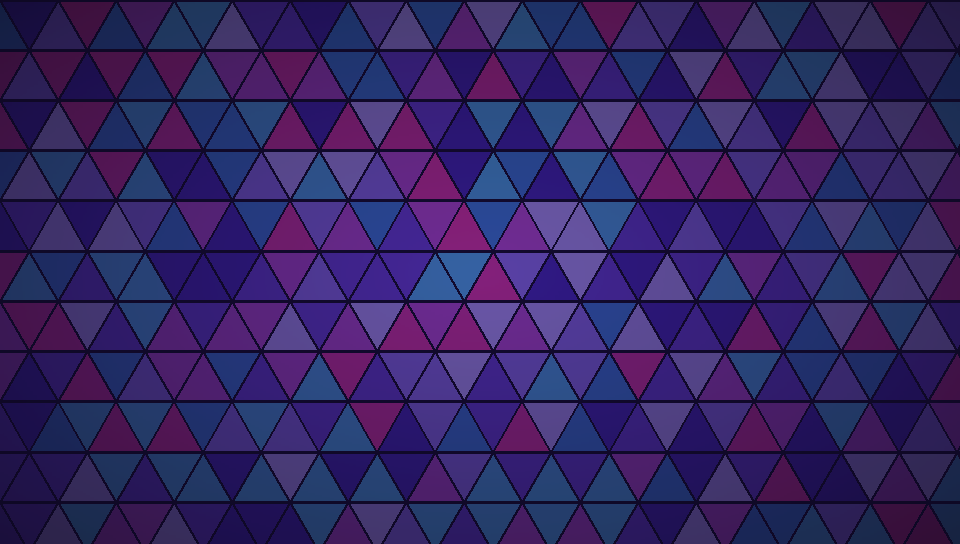
#> input picture assets/ui/title/facets.png, 960 x 544 px; its folder holds 6 pictures in this run; the run also reads 1 picture not shown here
$ python splash_image.py
#> lines starting #> are read from the running program, lines starting #| are printed output that depends on the picture
"""Image de l'écran de démarrage (assets/ui/splash.jpg) : la scène de l'écran titre figée à l'instant 0, sans
l'invitation « PRESS ✕ TO START » (la barre de chargement prend sa place, dessinée par le jeu).

Composée à partir des calques de assets/ui/title/ (générés par tools/title_assets.py), aux positions de
src/title.c : à garder synchronisé si la mise en page du titre change. JPEG : décodage rapide au démarrage.

    tools/.venv/bin/python tools/splash_image.py
"""
from pathlib import Path
from PIL import Image, ImageOps

ROOT = Path(__file__).resolve().parent.parent
T = ROOT / "assets/ui/title"
W, H = 960, 544
FAR_Y, DOTS_Y, NEAR_Y = 126, 364, 259          # title.c : FAR_Y, DOTS_Y, NEAR_Y
FAR_BRIGHT, FAR_ALPHA, NEAR_BRIGHT = 225, 230, 235   # title.c à l'instant 0 (pas de battement)


def layer(name):
#> called with name = 'facets.png'
    return Image.open(T / name).convert("RGBA")
#> call 3 of layer, with name = 'far.png'
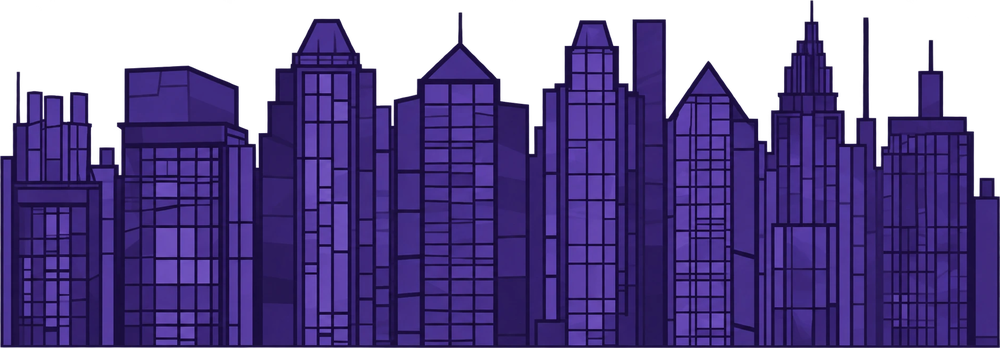
#> input picture assets/ui/title/far.png, 1000 x 348 px
#> in layer, returned value is the input picture: PIL image 1000x348 RGBA; mean R, G, B, A 42.7, 27.9, 86.8, 190.5


def tint(im, bright, alpha=255):
    """SDL_SetTextureColorMod(bright) + SDL_SetTextureAlphaMod(alpha)"""
#> called with bright = 225, alpha = 230
    r, g, b, a = im.split()
    k = bright / 255.0
    r, g, b = (c.point(lambda v: int(v * k)) for c in (r, g, b))
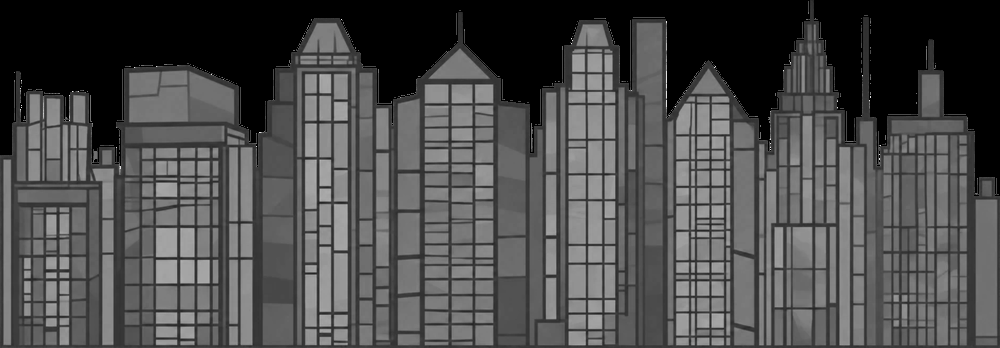
#> b: PIL image 1000x348 L; min 0, max 225, mean 76.2
    a = a.point(lambda v: v * alpha // 255)
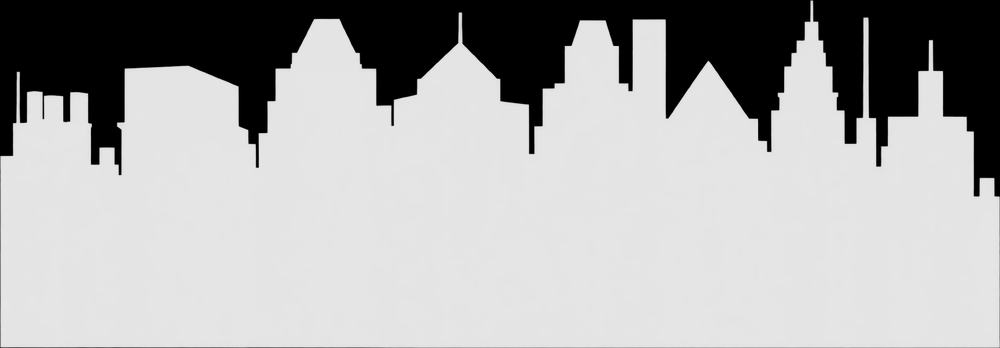
#> a: PIL image 1000x348 L; min 0, max 230, mean 171.7
    return Image.merge("RGBA", (r, g, b, a))
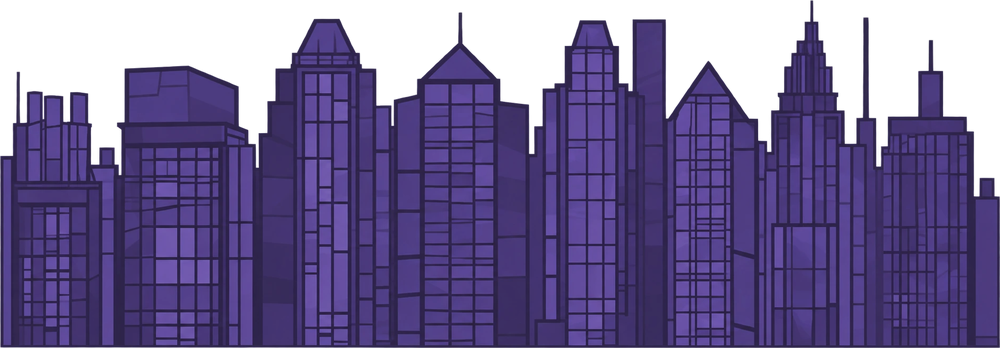
#> returned value: PIL image 1000x348 RGBA; mean R, G, B, A 37.4, 24.3, 76.2, 171.7; transparent parts drawn white


def strip(canvas, im, y):
    """Bande infinie de title.c (draw_strip) au décalage 0 : l'image puis son miroir, répétés"""
#> called with y = 126
    x, i = 0, 0
#> x = 0; i = 0
    while x < W:
        canvas.alpha_composite(ImageOps.mirror(im) if i & 1 else im, (x, y))
        x += im.width
        i += 1
#> this loop made 1 pass
#> (x, i) on pass 1: (1000, 1)
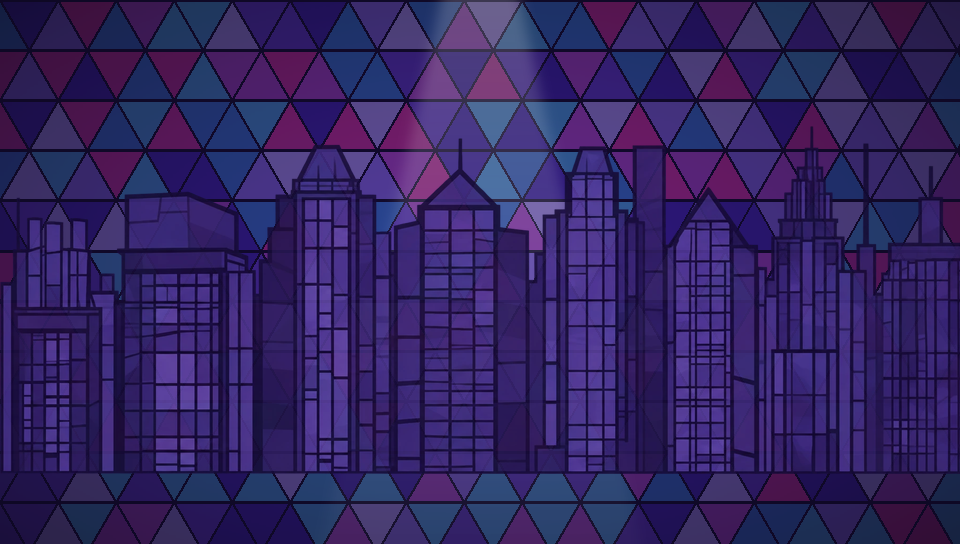
#> canvas: PIL image 960x544 RGBA; mean R, G, B, A 50.6, 35.8, 97.7, 255
#> after the loop, i = 1; x = 1000


def main():
    c = Image.new("RGBA", (W, H), (14, 8, 36, 255))
    c.alpha_composite(layer("facets.png").resize((W, H)))
    beam = layer("beam.png")
    c.alpha_composite(beam, (480 - beam.width // 2, -40))       # faisceau vertical à l'instant 0
    strip(c, tint(layer("far.png"), FAR_BRIGHT, FAR_ALPHA), FAR_Y)
    c.alpha_composite(layer("dots.png"), (0, DOTS_Y))
#> call 4 of layer, with name = 'dots.png'
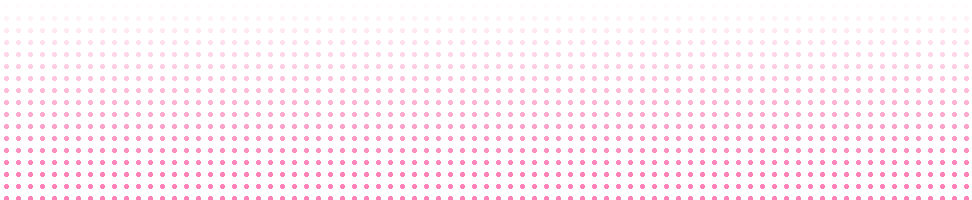
#> input picture assets/ui/title/dots.png, 972 x 200 px
#> in layer, returned value is the input picture: PIL image 972x200 RGBA; mean R, G, B, A 37.6, 6.8, 20.4, 13.1
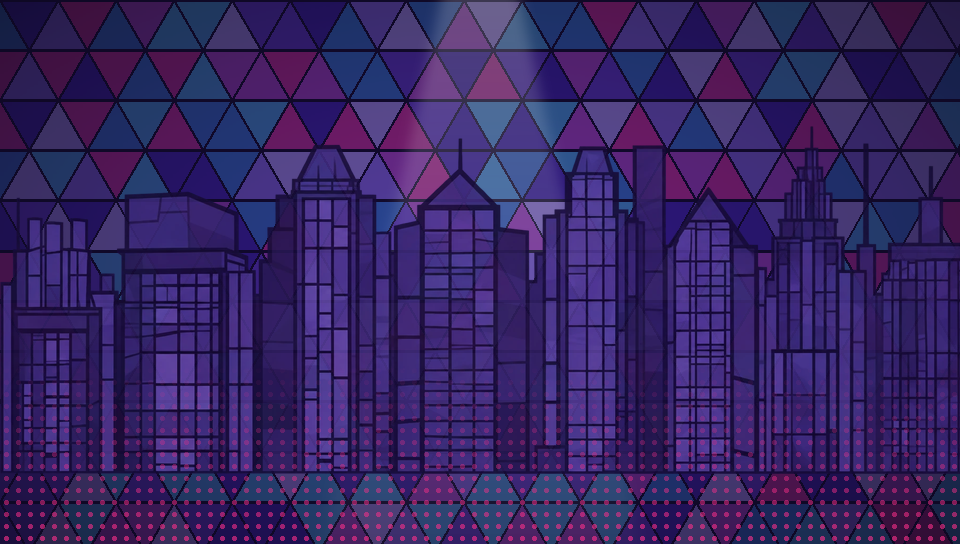
#> c: PIL image 960x544 RGBA; mean R, G, B, A 53.9, 36, 98.4, 255
    strip(c, tint(layer("near.png"), NEAR_BRIGHT), NEAR_Y)
    c.alpha_composite(layer("vignette.png").resize((W, H), Image.BILINEAR))
    logo = layer("logo.png")
    c.alpha_composite(logo, ((W - logo.width) // 2, (H - logo.height) // 2))
    out = ROOT / "assets/ui/splash.jpg"
    c.convert("RGB").save(out, quality=88, optimize=True)
    print(f"{out.relative_to(ROOT)} ({out.stat().st_size // 1024} Ko)")


if __name__ == "__main__":
#> (the run stopped early here; a loop or call above may not have finished)
